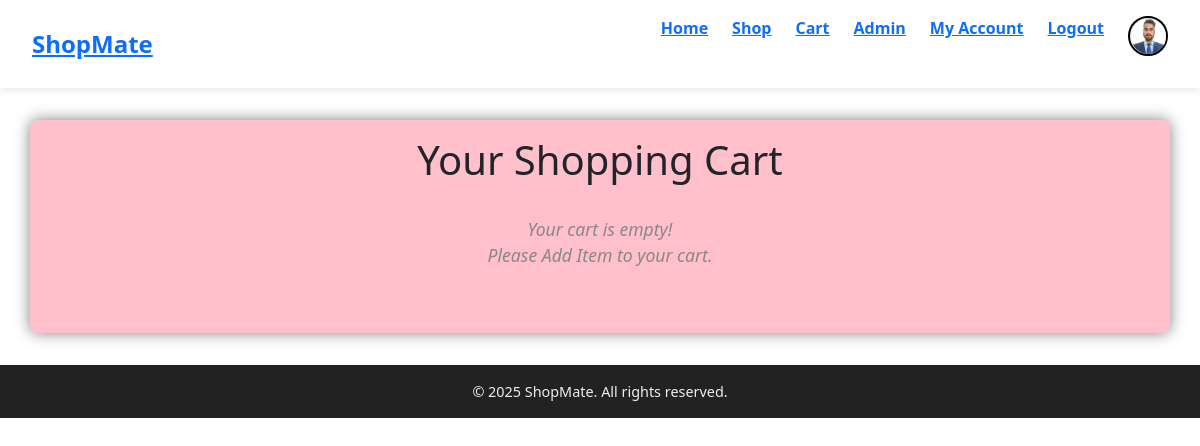
Before: /cart (signed in) with the older database file.
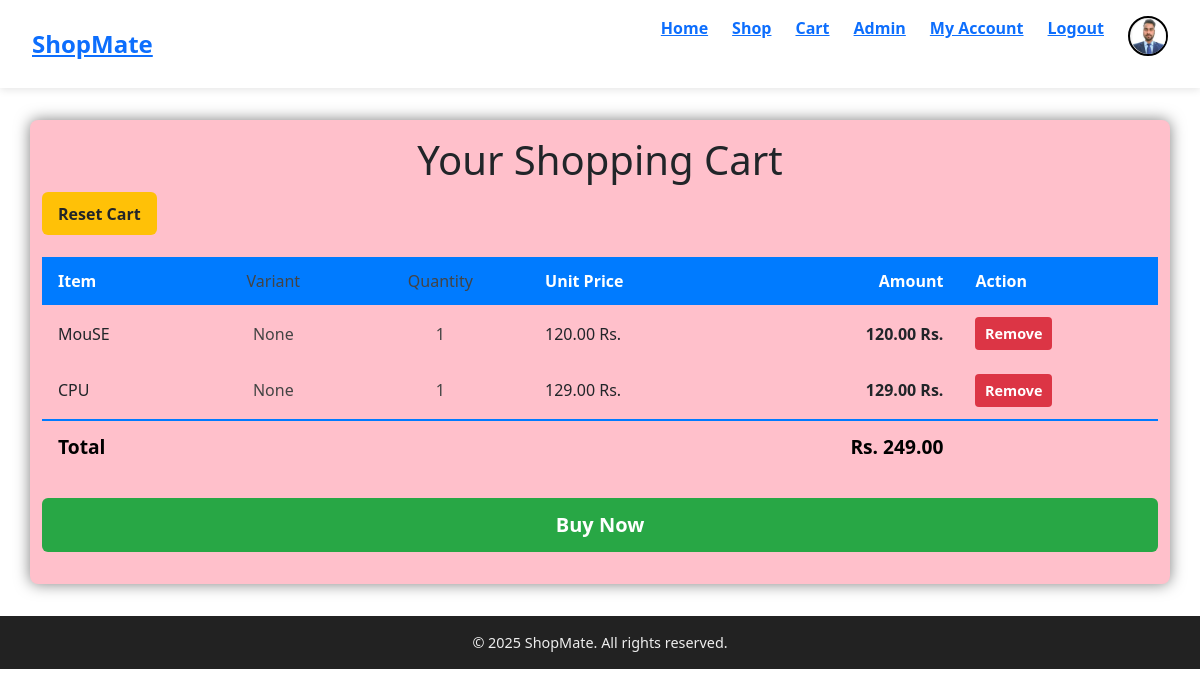
After: the same page with the newer database file.
### ecommstore/models.py (models this page shows, shortened)
class UserProfile(models.Model):
    user = models.OneToOneField(User,on_delete=models.CASCADE)
    address = models.TextField()
    profile_picture = models.ImageField(upload_to='static', blank=True, null=True)

class CartItem(models.Model):
    user = models.ForeignKey(User, on_delete=models.CASCADE)
    product = models.ForeignKey(Product, on_delete=models.CASCADE)
    variant = models.ForeignKey(ProductVariant, on_delete=models.SET_NULL, null=True, blank=True)
    quantity = models.PositiveIntegerField(default=1)
    price = models.PositiveIntegerField(default=1)
    amount = models.PositiveIntegerField(default=1)
    added_at = models.DateTimeField(auto_now_add=True)
    updated_at = models.DateTimeField(auto_now=True)
    related_order = models.CharField(max_length=12)
    class Meta:
        unique_together = ('user', 'product', 'variant')  # Prevent duplicate items in cart
    def __str__(self):
        return f"{self.quantity}x {self.product.name} for {self.user.username}"

class Product(models.Model):
    product_code = models.CharField(max_length=12,primary_key=True)
    name = models.CharField(max_length=200)
    description = models.TextField()
    image = models.ImageField(upload_to = 'static', blank=True, null=True)
    price = models.DecimalField(max_digits=12,decimal_places=2)
    stock = models.IntegerField()
    specification = models.JSONField(null=True)
    termsnconditions = models.JSONField(null=True)
    created_date = models.DateTimeField(auto_now_add=True)
    desc1 = models.TextField(null=True)
    image1 = models.ImageField(upload_to = 'static', blank=True, null=True)
    image2 = models.ImageField(upload_to = 'static', blank=True, null=True)
    image3 = models.ImageField(upload_to = 'static', blank=True, null=True)
    def __str__(self):
        return self.name

### ecommstore/views.py (the view)
# urls.py: path('cart',views.cart,name="cart"),
@login_required
def cart(request):
    cart_items = {}
    userprofile = UserProfile.objects.filter(user=request.user)
    profilepicture = ''
    if len(userprofile) > 0:
        profilepicture = userprofile[0].profile_picture
    i=0
    final_cart_items = CartItem.objects.filter(user=request.user)
    cartlength = len(final_cart_items)
    total_amount = 0
    for i in range(0,cartlength):
        cart_items[i] = final_cart_items[i]
        total_amount = final_cart_items[i].amount+total_amount
    print(cart_items)
    return render(request,'ecommstore/templates/cartdetail.html',{'cart_items':cart_items.items(),'profilepicture':profilepicture,'total_amount':total_amount})

### ecommstore/templates/ecommstore/templates/cartdetail.html (shortened to what this page needs)
{% extends 'base.html' %}
{% block body %}
    <div class="container">
        <h1>Your Shopping Cart</h1>
        {% if cart_items %}
        <div class="clearfix">
            <form method="POST" action="{% url 'resetCart' %}" style="display:inline-block;">
                <button type="submit" class="reset-cart-btn">Reset Cart</button>
            </form>
        </div>
        <table>
            <thead>
                <tr>
                    <th>Item</th>
                    <th class="variant">Variant</th>
                    <th class="quantity">Quantity</th>
                    <th class="price">Unit Price</th>
                    <th class="amount">Amount</th>
                    <th>Action</th>
                </tr>
            </thead>
            <tbody>
                {% for key, value in cart_items %}
                <tr>
                    <td>{{ value.product }}</td>
                    <td class="variant" contenteditable="true">{{ value.variant }}</td>
                    <td class="quantity" contenteditable="true">{{ value.quantity }}</td>
                    <td class="price">{{ value.price|floatformat:2 }} Rs.</td>
                    <td class="amount">{{ value.amount|floatformat:2 }} Rs.</td>
                    <td>
                        <form method="POST" action="{% url 'delToCartAct' value.id %}">
                            <button type="submit" class="remove-btn">Remove</button>
                        </form>
                    </td>
                </tr>
                {% endfor %}
                <tr class="total-row">
                    <td colspan="4">Total</td>
                    <td class="amount">Rs. {{ total_amount|floatformat:2 }}</td>
                    <td></td>
                </tr>
            </tbody>
        </table>
        <form method="POST" action="{% url 'order' %}">
            <button type="submit" class="buy-now-btn">Buy Now</button>
        </form>
        {% else %}
        <p class="empty-cart">Your cart is empty!<br>Please Add Item to your cart.
        </p>
        {% endif %}
    </div>
{% endblock %}

### ecommstore/templates/base.html (shortened to what this page needs)
<!DOCTYPE html>
<html lang="en">
<head>
    <link href="https://cdn.jsdelivr.net/npm/bootstrap@5.3.2/dist/css/bootstrap.min.css" rel="stylesheet">
</head>
<body>
    <nav>
        <div class="logo">
            <a href="{% url 'home' %}">ShopMate</a>
        </div>
        <div id="main">
            <ul>
                <li><a href="{% url 'home' %}">Home</a></li>
                <li><a href="{% url 'shop' %}">Shop</a></li>
                <li><a href="{% url 'cart' %}">Cart</a></li>
                <li><a href="/admin">Admin</a></li>
                {% if user.is_authenticated %}
                    <li><a href="{% url 'account' %}">My Account</a></li>
                    <li><a href="{% url 'logout' %}">Logout</a></li>
                    <li><button class="openbtn" onclick="openNav()"><img id="pic" src="{{profilepicture}}" style="width: 35px; height: 35px;"/></button></li>
                {% else %}
                    <li><a href="{% url 'login' %}">Login</a></li>
                    <li><a href="{% url 'signup' %}">Sign Up</a></li>
                {% endif %}
            </ul>
        </div>
    </nav>
    {% block body %}{% endblock %}
    <footer>
        &copy; 2025 ShopMate. All rights reserved.
    </footer>
</body>
</html>

Changed rows visible on the page:
added CartItem: product "MouSE", variant "None", quantity "1", price "120.00", amount "120.00"
added CartItem: product "CPU", variant "None", quantity "1", price "129.00", amount "129.00"
Other visible differences:
{{ total_amount|floatformat:2 }}: (not shown) → "249.00"
text no longer shown: "Your cart is empty! Please Add Item to your cart."
text now shown: "Reset Cart Item Variant Quantity Unit Price Amount Action Total Rs. Buy Now"
